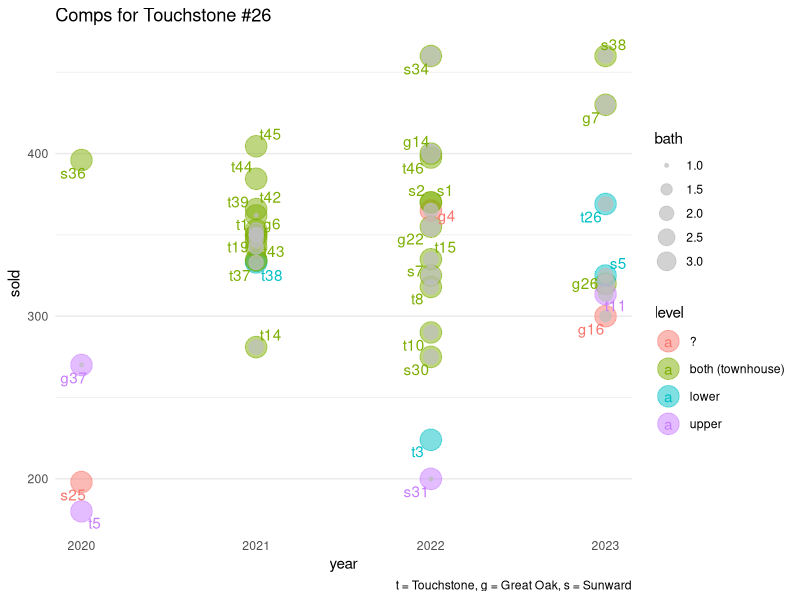

R code for this plot:
## ---- chunk 1
knitr::opts_chunk$set(echo = TRUE)
library(tidyverse)
library(ggrepel)
## Sets defaults for R chunks
knitr::opts_chunk$set(echo = TRUE, # echo = TRUE means that code will show
                      cache = FALSE,
                      #cache = TRUE,
                      warning = FALSE,
                      message = FALSE,
                      fig.show="hold",
                      fig.pos= "htbp",
                      fig.path = "figs/",
                      fig.align='center',
                      fig.cap = '   ',
                      fig.retina = 3,
                      fig.height = 4,
                      fig.width = 4,
                      out.width = "100%",
                      out.extra = "")

theme_set(theme_minimal())
theme_update(plot.title = element_text(hjust=0.5,size=12))

# defaults for plots
library(ggplot2); theme_set(theme_minimal());
options(
  ggplot2.continuous.color = "viridis",
  ggplot2.continuous.fill = "viridis"
)
scale_color_discrete <- function(...){
  scale_color_viridis_d(..., direction = -1,
                        begin = 0, end = .6, option = "plasma")}
scale_fill_discrete <- function(...){
  scale_fill_viridis_d(..., direction = -1,
                       begin = 0, end = .6, option = "plasma")}

scale_color_continuous <- function(...){
  scale_color_viridis_c(..., direction = -1,
                        option = "plasma")}
scale_fill_continuous <- function(...){
  scale_fill_viridis_c(..., direction = -1,
                       option = "plasma")}


# Table formatting
replace_q <- function(x){
  x |> replace_na("?")
}

# Table formatting
library(kableExtra)
kablebox <- .  %>% 
  mutate_all(as.character) %>%
  mutate_all(replace_q) %>%
  slice_head(n = 100) %>%
  knitr::kable() %>%
  kable_styling() %>%
  scroll_box(height = "400px")
## ---- chunk 2
d <- read_csv("data/comps.csv")

d |> kablebox()



d |>
  distinct(unit, year, sold, level, bath) |>
  ggplot() + 
  aes(label = unit,
      x = year,
      #y = `net value`,
      y = sold,
      color = level) +
    geom_point(alpha = .5, size = 7) +
  geom_point(alpha = .7, aes(size = bath), color = "grey") +
  geom_text_repel() +
  labs(title = "Comps for Touchstone #26",
       caption = "t = Touchstone, g = Great Oak, s = Sunward") + 
  theme(panel.grid.major.x = element_blank(),
        panel.grid.minor.x = element_blank())
